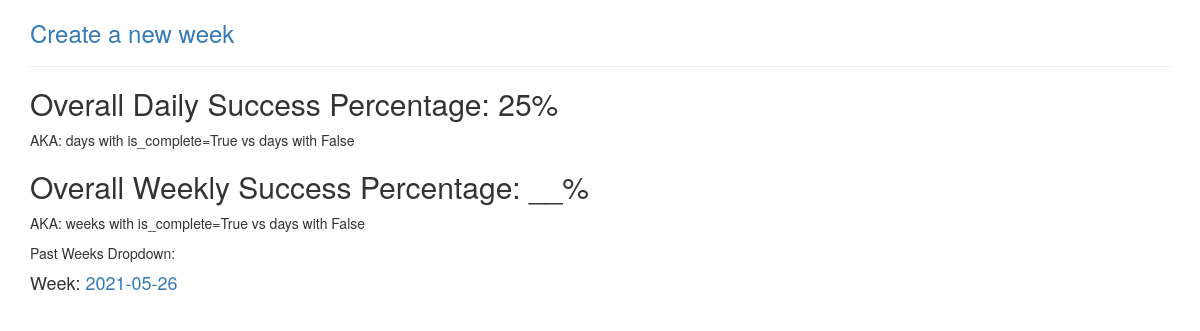
The app's page /, older data.
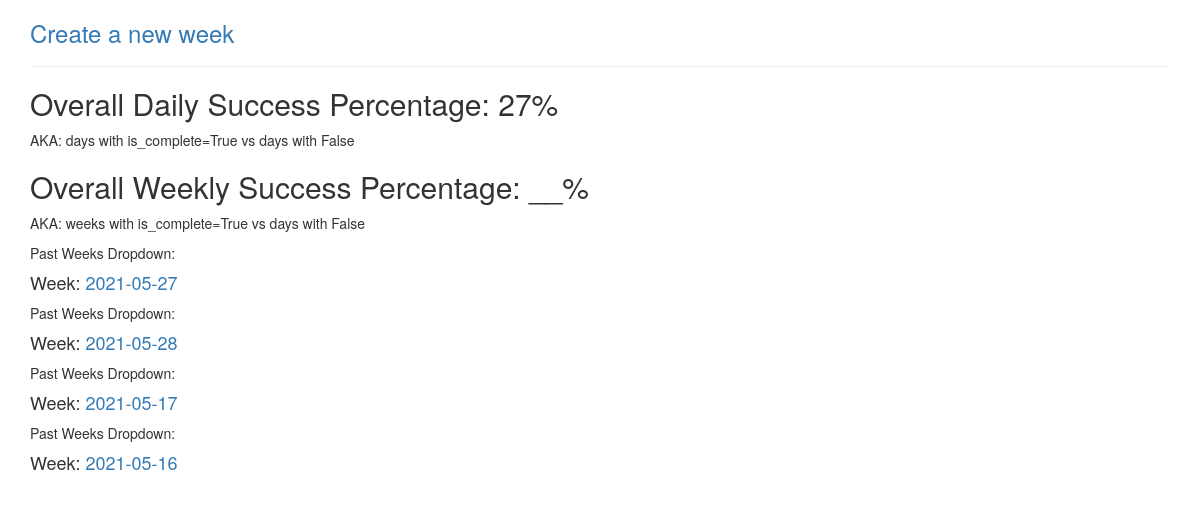
The same page, newer data.
### goal_item/models.py (models this page shows)
class CurrentGoalWeek(models.Model):
    week_start_date = models.DateField(auto_now_add=False)
    week_end_date = models.DateField(null=True, blank=True, auto_now_add=False)
    gd1_run = models.BooleanField(default=False)
    gd1_water = models.BooleanField(default=False)
    gd1_smoothie = models.BooleanField(default=False)
    gd1_read = models.BooleanField(default=False)
    day1_is_complete = models.BooleanField(default=False)
    gd1_extra_point = models.BooleanField(default=False)
    gd2_run = models.BooleanField(default=False)
    gd2_water = models.BooleanField(default=False)
    gd2_smoothie = models.BooleanField(default=False)
    gd2_read = models.BooleanField(default=False)
    day2_is_complete = models.BooleanField(default=False)
    gd2_extra_point = models.BooleanField(default=False)
    gd3_run = models.BooleanField(default=False)
    gd3_water = models.BooleanField(default=False)
    gd3_smoothie = models.BooleanField(default=False)
    gd3_read = models.BooleanField(default=False)
    day3_is_complete = models.BooleanField(default=False)
    gd3_extra_point = models.BooleanField(default=False)
    gd4_run = models.BooleanField(default=False)
    gd4_water = models.BooleanField(default=False)
    gd4_smoothie = models.BooleanField(default=False)
    gd4_read = models.BooleanField(default=False)
    day4_is_complete = models.BooleanField(default=False)
    gd4_extra_point = models.BooleanField(default=False)
    gd5_run = models.BooleanField(default=False)
    gd5_water = models.BooleanField(default=False)
    gd5_smoothie = models.BooleanField(default=False)
    gd5_read = models.BooleanField(default=False)
    day5_is_complete = models.BooleanField(default=False)
    gd5_extra_point = models.BooleanField(default=False)
    week_extra_2points = models.BooleanField(default=False)
    choose_goals = models.ManyToManyField(GoalItem, blank=True, related_name=('choose_goals'))
    is_active_week = models.BooleanField(default=False)
    def __str__(self):
        return f'{self.week_start_date}'

### goal_item/views.py (the view)
# urls.py: path('', home, name='home'),
def home(request):
    context = {
        'weeks': CurrentGoalWeek.objects.filter(is_active_week=False),
        'd1_bool_yes': CurrentGoalWeek.objects.filter(day1_is_complete=True).count(),
        'd2_bool_yes': CurrentGoalWeek.objects.filter(day2_is_complete=True).count(),
        'active_week': CurrentGoalWeek.objects.filter(is_active_week=True)
    }
    return render(request, 'goal_item/home.html', context)

### goal_item/templates/goal_item/home.html (shortened to what this page needs)
{% extends 'base.html' %}
{% block content %}
    <h3 class="mt-4"><a href="{% url 'week-create' %}">Create a new week</a></h3>
    <hr />
    <h2>Overall Daily Success Percentage: {{ d1_bool_yes|add:d2_bool_yes|add:25 }}%</h2>
    <p>AKA: days with is_complete=True vs days with False</p>
    <h2>Overall Weekly Success Percentage: __%</h2>
    <p>AKA: weeks with is_complete=True vs days with False</p>
{% for week in weeks %}
    Past Weeks Dropdown:
    <h4>Week: <a href="{% url 'weeks:week-detail' week.id %}">{{ week }}</a></h4>
{% endfor %}
{% endblock content %}

Row changes from the older to the newer data that the page shows:
removed CurrentGoalWeek: week_start_date "2021-05-26"
added CurrentGoalWeek: week_start_date "2021-05-27"
added CurrentGoalWeek: week_start_date "2021-05-28"
added CurrentGoalWeek: week_start_date "2021-05-17"
added CurrentGoalWeek: week_start_date "2021-05-16"
Text that changed along with them:
{{ d1_bool_yes|add:d2_bool_yes|add:25 }}: "25" → "27"
